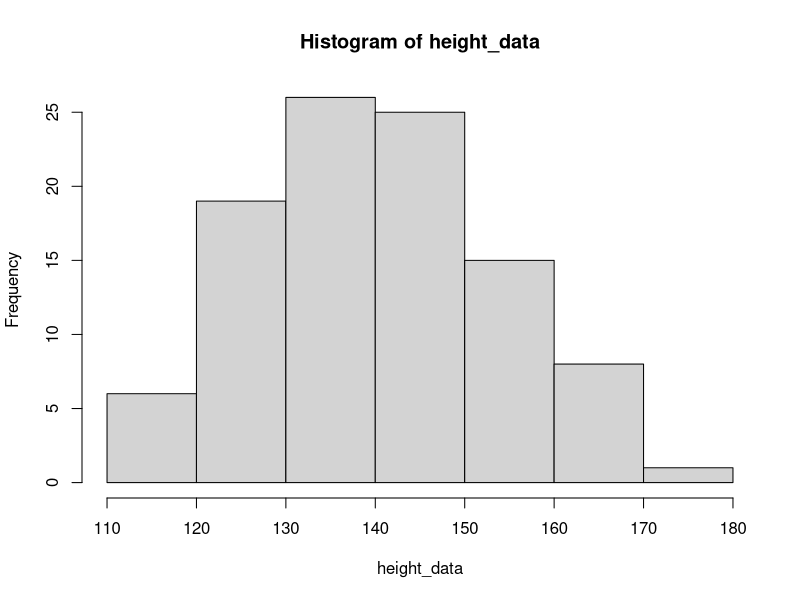
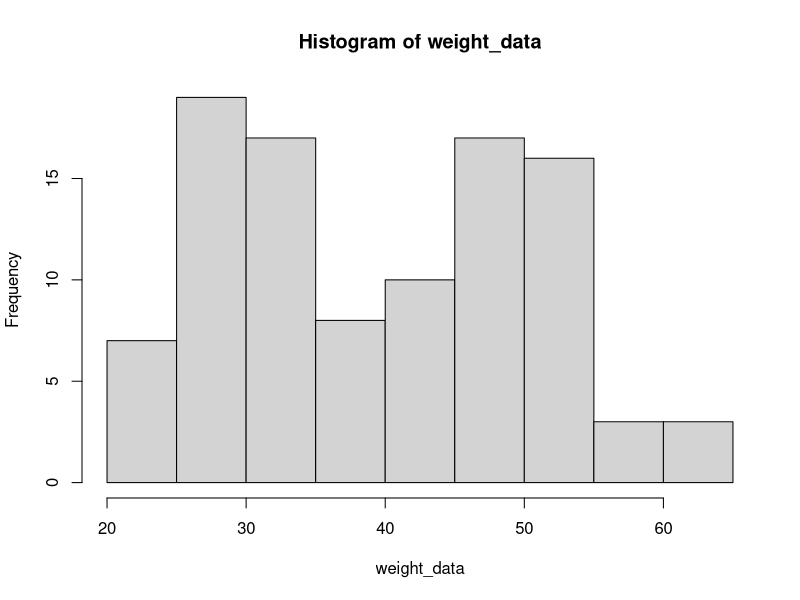
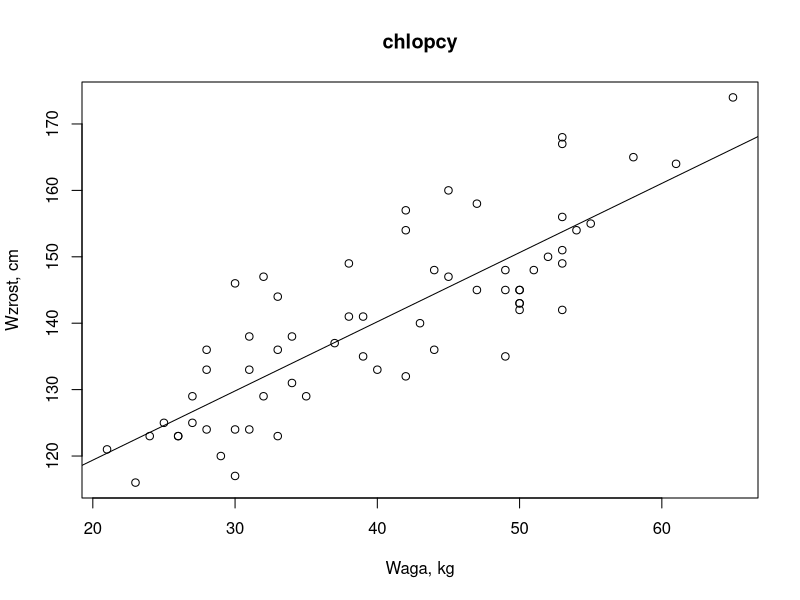
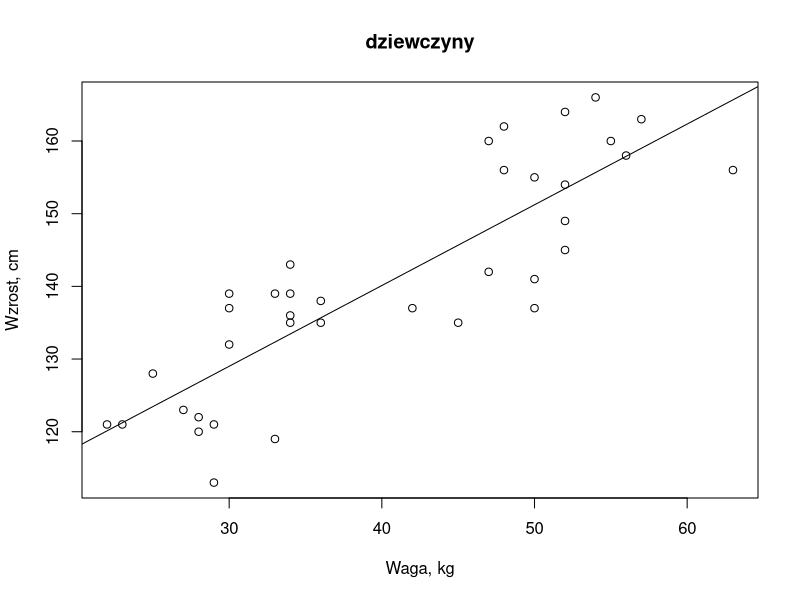
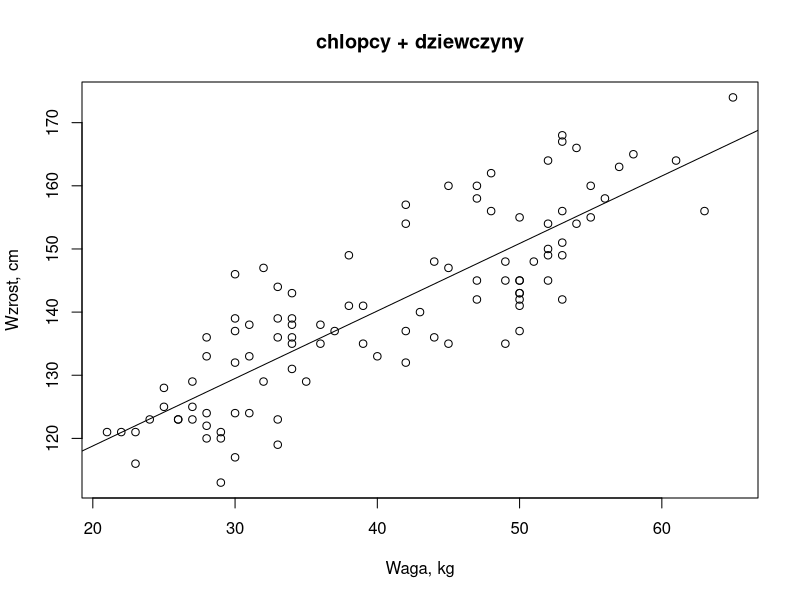
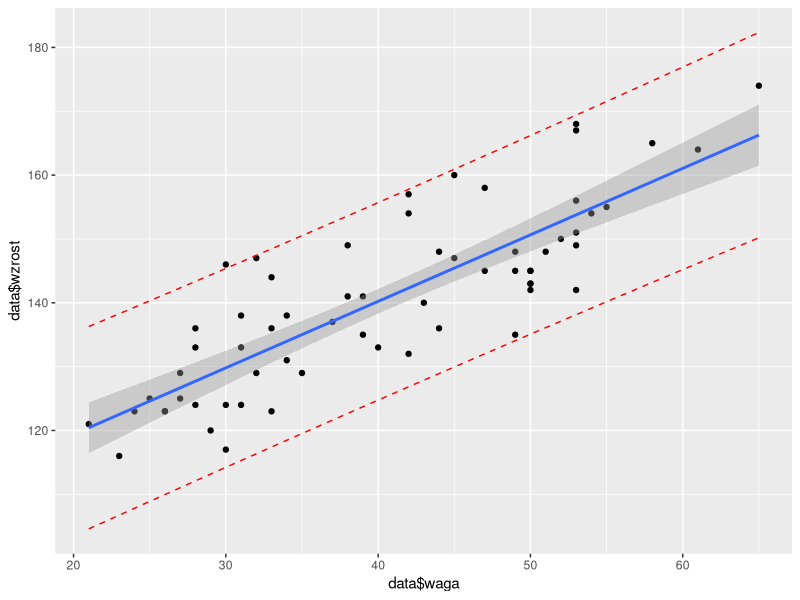
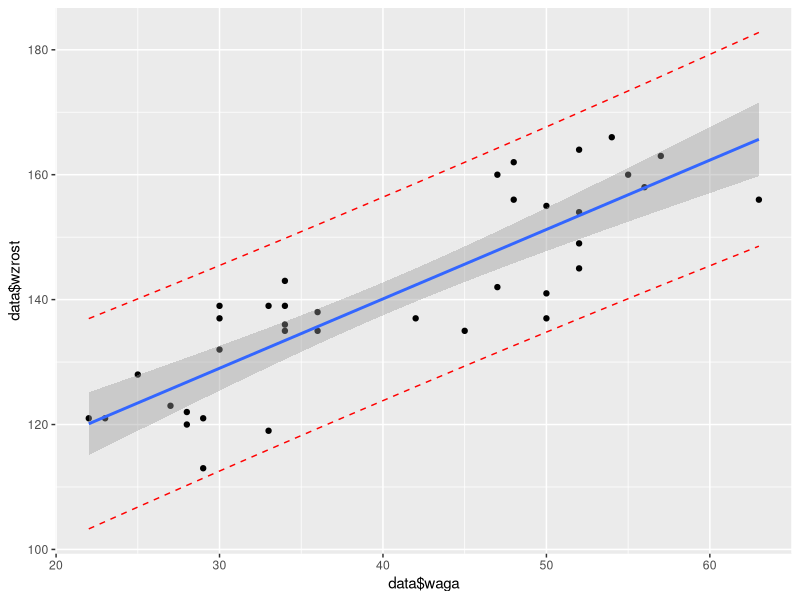
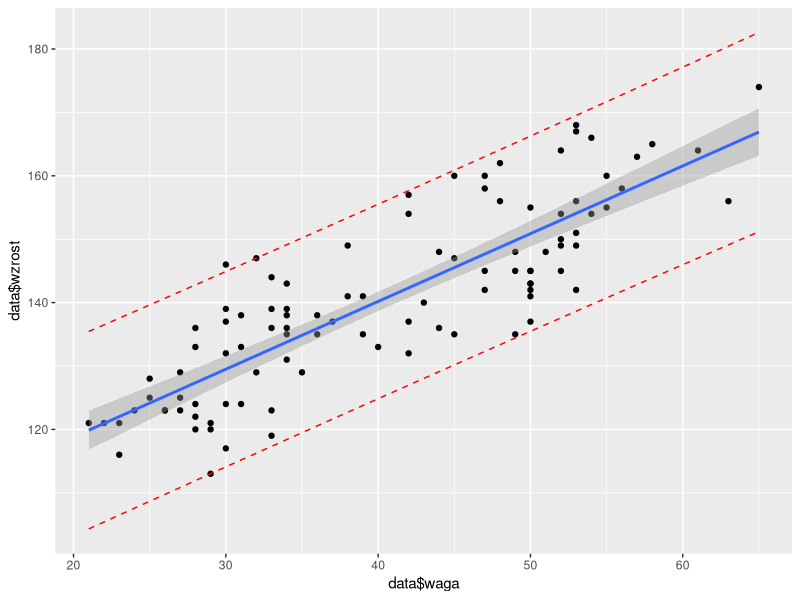

R code for these plots, in order:
#  WCZYTYWANIE BIBLIOTEK
library("MASS")
library("ggplot2")

# WCZYTYWANIE DANYCH
data <- read.delim("dane.txt")

height_data <- data[ , c("wzrost")]  
gender_data <- data[ , c("plec")]  
weight_data <- data[ , c("waga")]  


# ZADANIE 1
mean(height_data)
sd(height_data)
quantile(height_data)
hist(height_data)
hist(weight_data)

# ZADANIE 2
chlopcy  <- subset(data, plec==1)
dziewczyny <- subset(data, plec==0)

model_reglinp <- function(X) {
  return( lm(X$wzrost ~ X$waga) )
}

reglinp = function(X, name){
  fit <- model_reglinp(X)

  summary(fit)
  plot(X$waga, X$wzrost, main = name, xlab = "Waga, kg", ylab = "Wzrost, cm") 
  abline(fit)

  return(fit)
}

boys_model     <- reglinp(chlopcy,    "chlopcy")
girls_model    <- reglinp(dziewczyny, "dziewczyny")
everyone_model <- reglinp(data,       "chlopcy + dziewczyny")

# Zadanie 3
slope_coefficients <- c(boys_model[["coefficients"]][["(Intercept)"]],
                        girls_model[["coefficients"]][["(Intercept)"]],
                        everyone_model[["coefficients"]][["(Intercept)"]])
slope_coefficients

const_term_coefficients <-  c(boys_model[["coefficients"]][["X$waga"]],
                              girls_model[["coefficients"]][["X$waga"]],
                              everyone_model[["coefficients"]][["X$waga"]])
const_term_coefficients

std_err <- function(x) sd(x) / sqrt(length(x))

std_err(slope_coefficients)
std_err(const_term_coefficients)

# Zadanie 4
prediction <- function(data) {
  model <- model_reglinp(data)

  pred.int <- predict(model, interval = "prediction")
  mydata   <- cbind(data, pred.int)

  p <- ggplot(mydata, aes(data$waga, data$wzrost)) +
       geom_point() +
       stat_smooth(method = lm)

  p + geom_line(aes(y = lwr), color = "red", linetype = "dashed") +
      geom_line(aes(y = upr), color = "red", linetype = "dashed")
}


prediction(chlopcy)
prediction(dziewczyny)
prediction(data)

# Zadanie 5
resiDUDES <- residuals(boys_model)
resiGURLS <- residuals(girls_model)
resiALL   <- residuals(everyone_model)

hist(resiDUDES) 
hist(resiGURLS)
hist(resiALL)

# jeżeli p-value > 0.05, to rozkład danych możemy uznać za normalny
shapiro.test(resiDUDES) # rozkład nie jest normalny
shapiro.test(resiGURLS) # rozkład normalny
shapiro.test(resiALL)   # rozkład normalny
